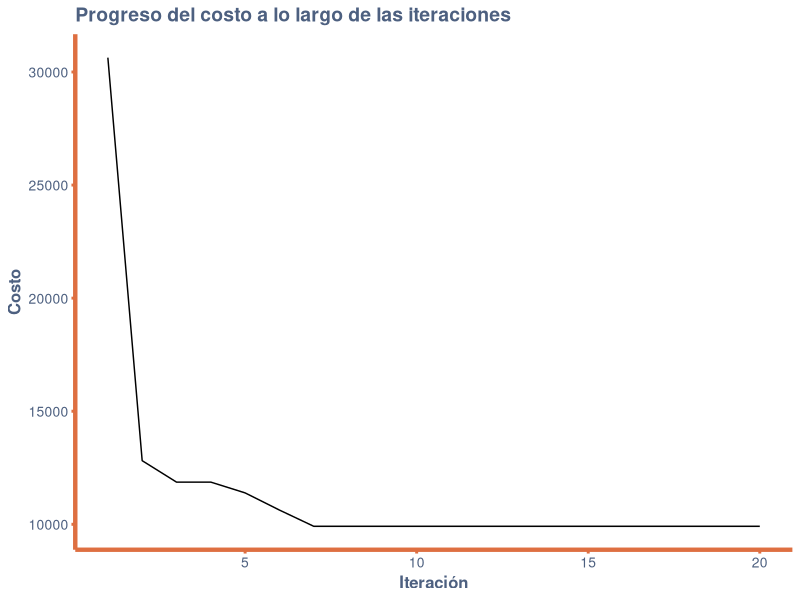

This chart was generated by the following R code:
## ---- chunk 1
# Función para calcular la distancia euclidiana entre dos puntos
euc_2d <- function(c1, c2) {
    return(round(sqrt((c1[1] - c2[1])^2 + (c1[2] - c2[2])^2)))
}

# Función para calcular el costo de una permutación de ciudades
cost <- function(perm, cities) {
    distance <- 0
    for (i in seq_along(perm)) {
        c1 <- perm[i]
        c2 <- if (i == length(perm)) perm[1] else perm[i + 1]
        distance <- distance + euc_2d(cities[c1, ], cities[c2, ])
    }
    return(distance)
}

# Función para generar una permutación aleatoria de las ciudades
random_permutation <- function(cities) {
    return(sample(nrow(cities)))
}

# Función para realizar una operación de dos-opt estocástica en una permutación
stochastic_two_opt <- function(perm) {
    c1 <- sample(length(perm), 1)
    exclude <- c(c1, if (c1 == 1) length(perm) else c1 - 1, if (c1 == length(perm)) 1 else c1 + 1)
    c2 <- sample(length(perm), 1)
    while (c2 %in% exclude) {
        c2 <- sample(length(perm), 1)
    }
    if (c2 < c1) {
        temp <- c1
        c1 <- c2
        c2 <- temp
    }
    perm[c1:c2] <- rev(perm[c1:c2])
    return(perm)
}

# Función para realizar una búsqueda local en el espacio de las permutaciones
local_search <- function(best, cities, max_no_improv, neighborhood) {
    count <- 0
    repeat {
        candidate <- list()
        candidate$vector <- stochastic_two_opt(best$vector)
        candidate$cost <- cost(candidate$vector, cities)
        if (candidate$cost < best$cost) {
            count <- 0
            best <- candidate
        } else {
            count <- count + 1
        }
        if (count >= max_no_improv) break
    }
    return(best)
}

# Función de búsqueda principal
search <- function(cities, neighborhoods, max_no_improv, max_no_improv_ls) {
    best <- list()
    best$vector <- random_permutation(cities)
    best$cost <- cost(best$vector, cities)
    iter <- 0
    count <- 0
    stop_loop <- FALSE
    # Creamos un dataframe para guardar las soluciones
    solutions <- data.frame(iteration=integer(), cost=double())
    for (neigh in neighborhoods) {
        if (stop_loop) {
            break
        }
        candidate <- list()
        candidate$vector <- best$vector
        for (i in seq_len(neigh)) {
            candidate$vector <- stochastic_two_opt(candidate$vector)
        }
        candidate$cost <- cost(candidate$vector, cities)
        candidate <- local_search(candidate, cities, max_no_improv_ls, neigh)
        cat(" > iteration", iter + 1, ", neigh=", neigh, ", best=", best$cost, "\n")
        iter <- iter + 1
        # Guardamos la solución en el dataframe
        solutions <- rbind(solutions, data.frame(iteration=iter, cost=best$cost))
        if (candidate$cost < best$cost) {
            best <- candidate
            count <- 0
            cat("New best, restarting neighborhood search.\n")
        } else {
            count <- count + 1
        }
        if (count >= max_no_improv) {
            stop_loop <- TRUE
        }
    }
    return(solutions)
}

# Configuración del problema
berlin52 <- matrix(c(565,575,25,185,345,750,945,685,845,655,
                     880,660,25,230,525,1000,580,1175,650,1130,
                     1605,620,1220,580,1465,200,1530,5,845,680,
                     725,370,145,665,415,635,510,875,560,365,
                     300,465,520,585,480,415,835,625,975,580,
                     1215,245,1320,315,1250,400,660,180,410,250,
                     420,555,575,665,1150,1160,700,580,685,595,
                     685,610,770,610,795,645,720,635,760,650,475,
                     960,95,260,875,920,700,500,555,815,830,485,
                     1170,65,830,610,605,625,595,360,1340,725,1740,245), ncol = 2, byrow = TRUE)

# Configuración del algoritmo
max_no_improv <- 50
max_no_improv_ls <- 70
neighborhoods <- 1:20

# Ejecutar el algoritmo
best <- search(berlin52, neighborhoods, max_no_improv, max_no_improv_ls)
## ---- chunk 2
library(ggplot2)

crear_tema <- function() {
    theme_minimal() +
        theme(
            plot.background = element_rect(fill = "white", color = NA), 
            panel.grid.major = element_line(color = "white", size = 0.2), 
            panel.grid.minor = element_line(color = "white", size = 0.2), 
            panel.background = element_rect(fill = "white", color = NA), 
            plot.title = element_text(face = "bold", size = 14, color = "#4d6080"),
            axis.title = element_text(face = "bold", size = 12, color = "#4d6080"),
            axis.text = element_text(size = 10, color = "#4d6080"),
            axis.line = element_line(size = 1.5, colour = "#de6f41"), 
            legend.background = element_rect(fill = "#4d6080", color = NA), 
            legend.key = element_rect(fill = "grey90", color = NA),
            axis.ticks.x = element_line(color = "#de6f41", size = 1),
            axis.ticks.y = element_line(color = "#de6f41", size = 1)
        )
}

ggplot(best, aes(x=iteration, y=cost)) +
    geom_line() +
    labs(title="Progreso del costo a lo largo de las iteraciones", x="Iteración", y="Costo")+
    crear_tema()
